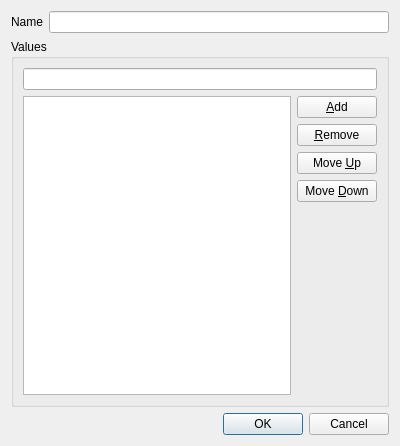
<?xml version="1.0" encoding="UTF-8"?>
<ui version="4.0">
 <class>EditEnumerationDialog</class>
 <widget class="QDialog" name="EditEnumerationDialog">
  <property name="windowModality">
   <enum>Qt::WindowModal</enum>
  </property>
  <property name="geometry">
   <rect>
    <x>0</x>
    <y>0</y>
    <width>400</width>
    <height>446</height>
   </rect>
  </property>
  <property name="sizePolicy">
   <sizepolicy hsizetype="Preferred" vsizetype="Expanding">
    <horstretch>0</horstretch>
    <verstretch>0</verstretch>
   </sizepolicy>
  </property>
  <property name="windowIcon">
   <iconset resource="../resources/resources.qrc">
    <normaloff>:/topcased_icons/Enumeration_24.gif</normaloff>:/topcased_icons/Enumeration_24.gif</iconset>
  </property>
  <layout class="QFormLayout" name="formLayout">
   <item row="0" column="0">
    <widget class="QLabel" name="label">
     <property name="text">
      <string>Name</string>
     </property>
     <property name="buddy">
      <cstring>nameLineEdit</cstring>
     </property>
    </widget>
   </item>
   <item row="0" column="1">
    <widget class="QLineEdit" name="nameLineEdit"/>
   </item>
   <item row="3" column="0" colspan="2">
    <widget class="QGroupBox" name="groupBox">
     <property name="sizePolicy">
      <sizepolicy hsizetype="Preferred" vsizetype="Preferred">
       <horstretch>0</horstretch>
       <verstretch>1</verstretch>
      </sizepolicy>
     </property>
     <property name="title">
      <string>Values</string>
     </property>
     <layout class="QGridLayout" name="gridLayout">
      <item row="2" column="1">
       <widget class="QPushButton" name="removePushButton">
        <property name="text">
         <string>&amp;Remove</string>
        </property>
        <property name="icon">
         <iconset theme="list-remove" resource="../resources/resources.qrc">
          <normaloff>:/kde_icons/list-remove.png</normaloff>:/kde_icons/list-remove.png</iconset>
        </property>
       </widget>
      </item>
      <item row="1" column="1">
       <widget class="QPushButton" name="addPushButton">
        <property name="text">
         <string>&amp;Add</string>
        </property>
        <property name="icon">
         <iconset theme="list-add" resource="../resources/resources.qrc">
          <normaloff>:/kde_icons/list-add.png</normaloff>:/kde_icons/list-add.png</iconset>
        </property>
       </widget>
      </item>
      <item row="0" column="0" colspan="2">
       <widget class="QLineEdit" name="valueLineEdit"/>
      </item>
      <item row="3" column="1">
       <widget class="QPushButton" name="moveUpPushButton">
        <property name="text">
         <string>Move &amp;Up</string>
        </property>
        <property name="icon">
         <iconset theme="arrow-up" resource="../resources/resources.qrc">
          <normaloff>:/kde_icons/arrow-up.png</normaloff>:/kde_icons/arrow-up.png</iconset>
        </property>
       </widget>
      </item>
      <item row="4" column="1">
       <widget class="QPushButton" name="moveDownPushButton">
        <property name="text">
         <string>Move &amp;Down</string>
        </property>
        <property name="icon">
         <iconset theme="arrow-down" resource="../resources/resources.qrc">
          <normaloff>:/kde_icons/arrow-down.png</normaloff>:/kde_icons/arrow-down.png</iconset>
        </property>
       </widget>
      </item>
      <item row="5" column="1">
       <spacer name="verticalSpacer">
        <property name="orientation">
         <enum>Qt::Vertical</enum>
        </property>
        <property name="sizeHint" stdset="0">
         <size>
          <width>0</width>
          <height>0</height>
         </size>
        </property>
       </spacer>
      </item>
      <item row="1" column="0" rowspan="5">
       <widget class="QListWidget" name="valuesListWidget"/>
      </item>
     </layout>
    </widget>
   </item>
   <item row="4" column="0" colspan="2">
    <widget class="QDialogButtonBox" name="buttonBox">
     <property name="orientation">
      <enum>Qt::Horizontal</enum>
     </property>
     <property name="standardButtons">
      <set>QDialogButtonBox::Cancel|QDialogButtonBox::Ok</set>
     </property>
    </widget>
   </item>
  </layout>
 </widget>
 <tabstops>
  <tabstop>nameLineEdit</tabstop>
  <tabstop>valueLineEdit</tabstop>
  <tabstop>valuesListWidget</tabstop>
  <tabstop>addPushButton</tabstop>
  <tabstop>removePushButton</tabstop>
  <tabstop>moveUpPushButton</tabstop>
  <tabstop>moveDownPushButton</tabstop>
  <tabstop>buttonBox</tabstop>
 </tabstops>
 <resources>
  <include location="../resources/resources.qrc"/>
 </resources>
 <connections>
  <connection>
   <sender>buttonBox</sender>
   <signal>accepted()</signal>
   <receiver>EditEnumerationDialog</receiver>
   <slot>accept()</slot>
   <hints>
    <hint type="sourcelabel">
     <x>254</x>
     <y>439</y>
    </hint>
    <hint type="destinationlabel">
     <x>157</x>
     <y>274</y>
    </hint>
   </hints>
  </connection>
  <connection>
   <sender>buttonBox</sender>
   <signal>rejected()</signal>
   <receiver>EditEnumerationDialog</receiver>
   <slot>reject()</slot>
   <hints>
    <hint type="sourcelabel">
     <x>322</x>
     <y>439</y>
    </hint>
    <hint type="destinationlabel">
     <x>286</x>
     <y>274</y>
    </hint>
   </hints>
  </connection>
  <connection>
   <sender>addPushButton</sender>
   <signal>clicked()</signal>
   <receiver>EditEnumerationDialog</receiver>
   <slot>slotAdd()</slot>
   <hints>
    <hint type="sourcelabel">
     <x>282</x>
     <y>198</y>
    </hint>
    <hint type="destinationlabel">
     <x>91</x>
     <y>-8</y>
    </hint>
   </hints>
  </connection>
  <connection>
   <sender>removePushButton</sender>
   <signal>clicked()</signal>
   <receiver>EditEnumerationDialog</receiver>
   <slot>slotRemove()</slot>
   <hints>
    <hint type="sourcelabel">
     <x>323</x>
     <y>248</y>
    </hint>
    <hint type="destinationlabel">
     <x>398</x>
     <y>115</y>
    </hint>
   </hints>
  </connection>
  <connection>
   <sender>moveUpPushButton</sender>
   <signal>clicked()</signal>
   <receiver>EditEnumerationDialog</receiver>
   <slot>slotMoveUp()</slot>
   <hints>
    <hint type="sourcelabel">
     <x>369</x>
     <y>301</y>
    </hint>
    <hint type="destinationlabel">
     <x>400</x>
     <y>296</y>
    </hint>
   </hints>
  </connection>
  <connection>
   <sender>moveDownPushButton</sender>
   <signal>clicked()</signal>
   <receiver>EditEnumerationDialog</receiver>
   <slot>slotMoveDown()</slot>
   <hints>
    <hint type="sourcelabel">
     <x>369</x>
     <y>354</y>
    </hint>
    <hint type="destinationlabel">
     <x>399</x>
     <y>359</y>
    </hint>
   </hints>
  </connection>
  <connection>
   <sender>valuesListWidget</sender>
   <signal>currentRowChanged(int)</signal>
   <receiver>EditEnumerationDialog</receiver>
   <slot>slotSelectedRowChanged()</slot>
   <hints>
    <hint type="sourcelabel">
     <x>99</x>
     <y>274</y>
    </hint>
    <hint type="destinationlabel">
     <x>397</x>
     <y>233</y>
    </hint>
   </hints>
  </connection>
  <connection>
   <sender>valueLineEdit</sender>
   <signal>textEdited(QString)</signal>
   <receiver>EditEnumerationDialog</receiver>
   <slot>slotEdited()</slot>
   <hints>
    <hint type="sourcelabel">
     <x>174</x>
     <y>139</y>
    </hint>
    <hint type="destinationlabel">
     <x>398</x>
     <y>156</y>
    </hint>
   </hints>
  </connection>
 </connections>
 <slots>
  <slot>slotAdd()</slot>
  <slot>slotRemove()</slot>
  <slot>slotMoveUp()</slot>
  <slot>slotMoveDown()</slot>
  <slot>slotSelectedRowChanged()</slot>
  <slot>slotEdited()</slot>
 </slots>
</ui>
